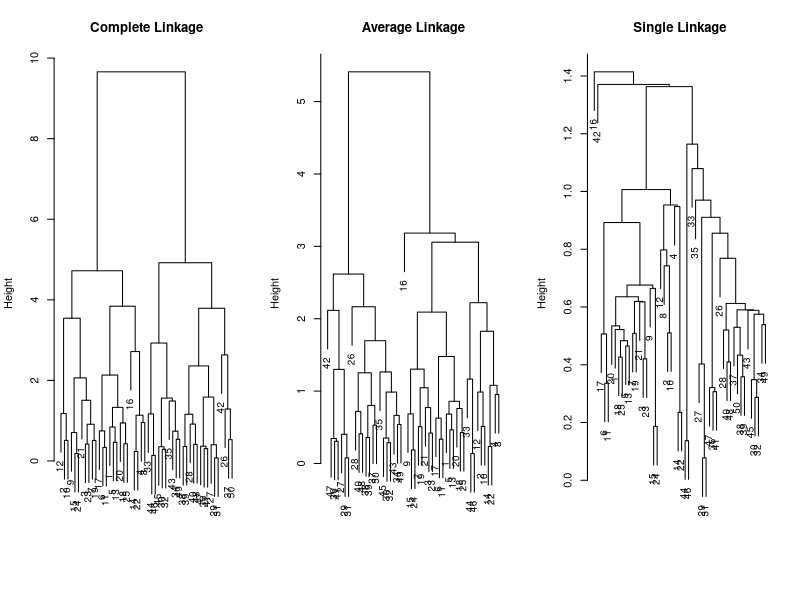
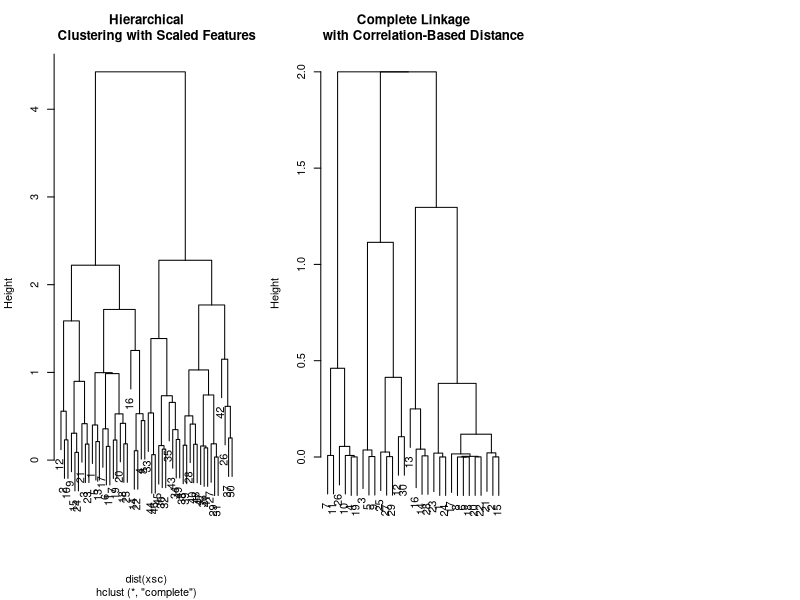

Reproduce these figures in R, in order.
# Hierarchial Clustering
# Plot a hierarchical clustering dendrogram
# with complete, single, and average linkage
# clustering with Euclidean distance
# for dissimilarity measures

# Create two clusters of datapoints
set.seed(2)
x=matrix(rnorm(50*2), ncol=2)
x[1:25,1]=x[1:25,1]+3
x[1:25,2]=x[1:25,2]-4

# Cluster observations using complete linkage
# average and single
# dist() for a 50 by 50 )
hc.complete=hclust(dist(x), method="complete")
hc.average=hclust(dist(x), method="average")
hc.single=hclust(dist(x), method="single")

# Plot the three dendrograms
par(mfrow=c(1,3))
plot(hc.complete,main="Complete Linkage", xlab="", sub="",
     cex=.9)
plot(hc.average,main="Average Linkage", xlab="", sub="",
     cex=.9)
plot(hc.single,main="Single Linkage", xlab="", sub="",
         cex=.9)

# Cluster labels with a given cut of the dendrogram
cutree(hc.complete,2)
#  [1] 1 1 1 1 1 1 1 1 1 1 1 1 1 1 1 1 1 1 1 1 1 1 1 1 1 2 2 2 2 2 2 2 2 2 2 2 2 2
# [39] 2 2 2 2 2 2 2 2 2 2 2 2
cutree(hc.average,2)
#  [1] 1 1 1 1 1 1 1 1 1 1 1 1 1 1 1 1 1 1 1 1 1 1 1 1 1 2 2 2 2 2 2 2 1 2 2 2 2 2
# [39] 2 2 2 2 2 1 2 1 2 2 2 2
cutree(hc.single,4)
#  [1] 1 1 1 1 1 1 1 1 1 1 1 1 1 1 1 2 1 1 1 1 1 1 1 1 1 3 3 3 3 3 3 3 3 3 3 3 3 3
# [39] 3 3 3 4 3 3 3 3 3 3 3 3

# Scaling prior to hierarchical clustering
xsc = scale(x)
plot(hclust(dist(xsc), method="complete"), main="Hierarchical
     Clustering with Scaled Features")

# Correlation based distance using as.dist()
# for square symmetric matrix as a distance matrix
# Expanding data to three features for correlation
x=matrix(rnorm(30*3), ncol=3)
dd = as.dist(1-cor(t(x)))
plot(hclust(dd, method="complete"), main="Complete Linkage
     with Correlation-Based Distance", xlab="", sub="")
